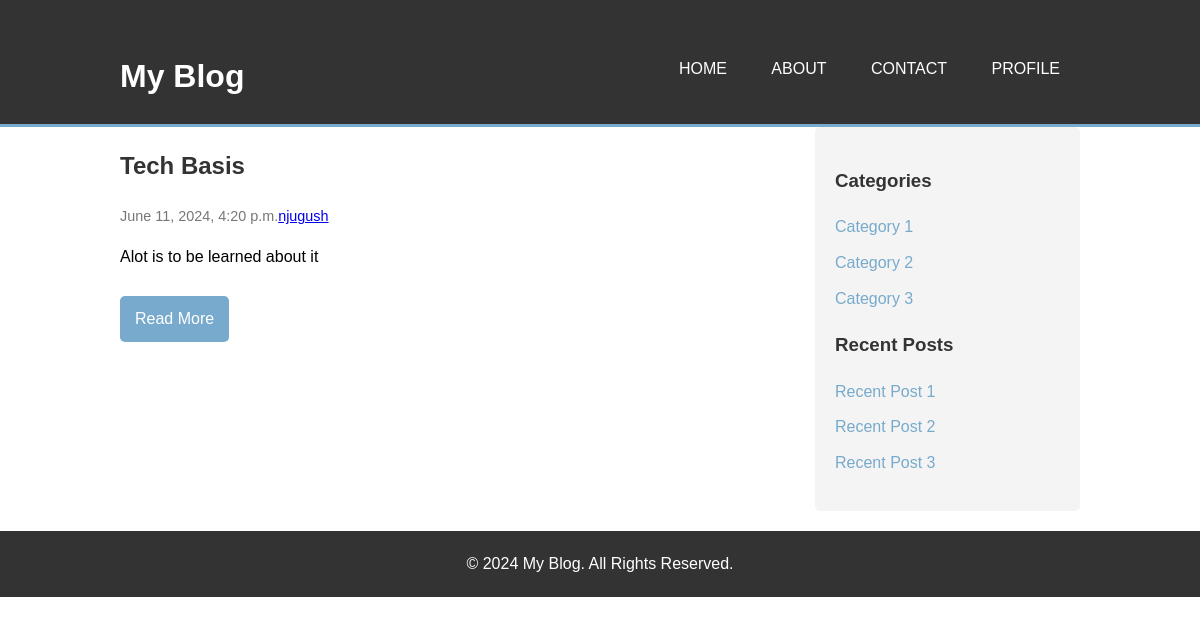
The app's page /, older data.
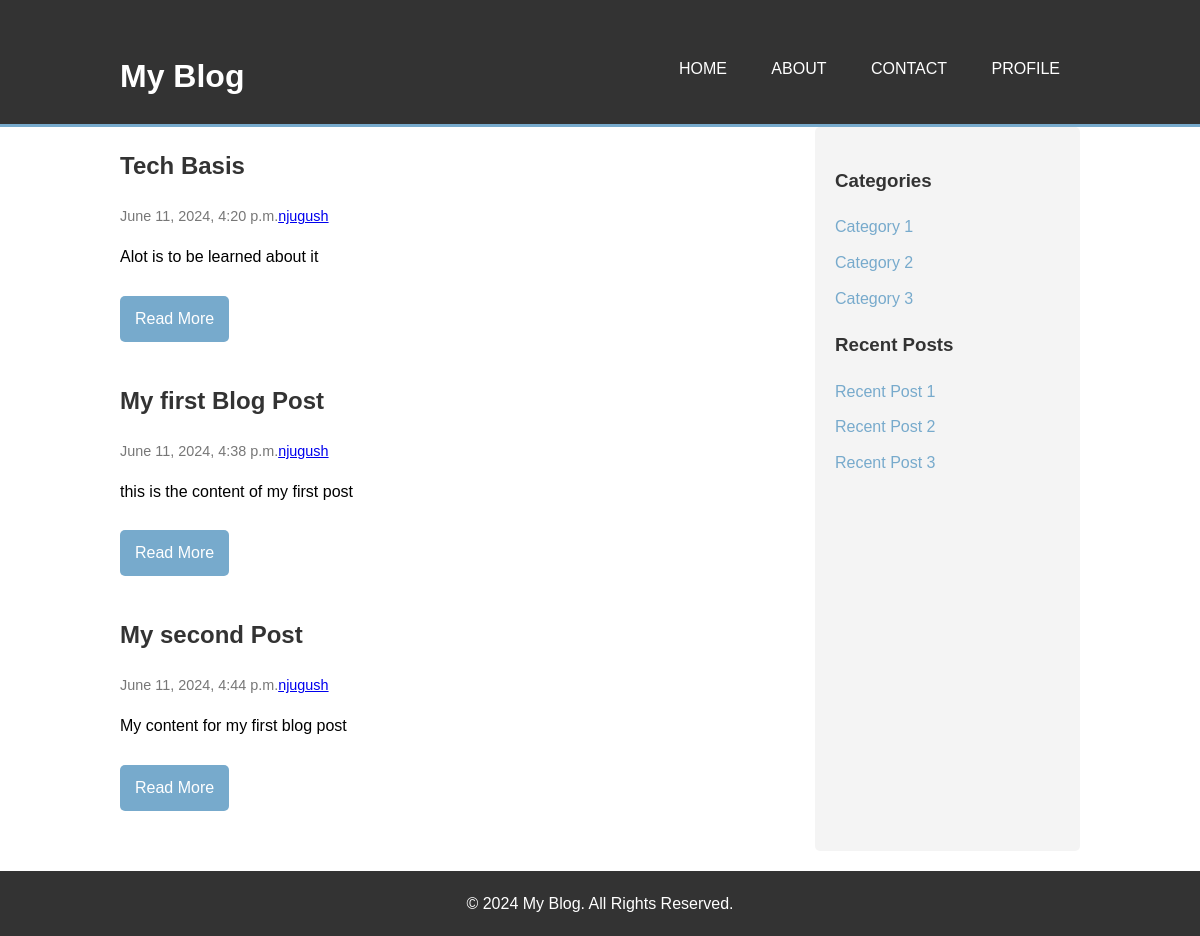
The same page, newer data.
### blog_app/models.py (models this page shows, shortened)
class Post(models.Model):
    title = models.CharField(max_length=100)
    content = models.TextField()
    date_posted = models.DateTimeField(default=timezone.now)
    author = models.ForeignKey(User, on_delete=models.CASCADE)

### blog_app/views.py (the view)
# urls.py: path('',views.home, name='home'),
def home(request):
    posts = Post.objects.all()
    context = {
        "posts": posts
    }
    return render(request,'blog_app/home.html',context)

### templates/blog_app/home.html (shortened to what this page needs)
{% extends "blog_app/base.html" %}
  {% block content %}
<main class="container">
  <section class="blog-posts">
    {% if posts %}
    {% for post in posts%}
    <article class="post">
      <h2>{{post.title}}</h2>
      <p class="post-meta">{{post.date_posted}}<a href="#">{{post.author}}</a></p>
      <p>
        {{post.content}}
      </p>
      <a href="{% url 'post_detail'  post.id %}" class="read-more">Read More</a>
    </article>
    {% endfor%}
    {% endif %}
  </section>
  <aside class="sidebar">
    <h3>Categories</h3>
    <ul>
      <li><a href="#">Category 1</a></li>
      <li><a href="#">Category 2</a></li>
      <li><a href="#">Category 3</a></li>
    </ul>
    <h3>Recent Posts</h3>
    <ul>
      <li><a href="#">Recent Post 1</a></li>
      <li><a href="#">Recent Post 2</a></li>
      <li><a href="#">Recent Post 3</a></li>
    </ul>
  </aside>
</main>
{% endblock%}

### templates/blog_app/base.html (shortened to what this page needs)
{% load static %}
<!DOCTYPE html>
<html lang="en">
  <head>
    <link rel="stylesheet" href="{% static "blogApp/main.css" %}" />
  </head>
  <body>
    <header>
      <div class="container">
        <h1>My Blog</h1>
        <nav>
          <ul>
            <li><a href="{% url 'home' %}">Home</a></li>
            <li><a href="#">About</a></li>
            <li><a href="#">Contact</a></li>
            <li><a href="{% url 'profile' user.username %}">Profile</a></li>
          </ul>
        </nav>
      </div>
    </header>
    {% block content %}
    {% endblock %}
    <footer>
      <div class="container">
        <p>&copy; 2024 My Blog. All Rights Reserved.</p>
      </div>
    </footer>
  </body>
</html>

### static/blogApp/main.css (style rules this page uses)
body { font-family: Arial, sans-serif; line-height: 1.6; margin: 0; padding: 0; }
.container { width: 80%; margin: auto; overflow: hidden; }
header { background: #333; color: #fff; padding-top: 30px; min-height: 70px; border-bottom: #77aacc 3px solid; }
header a { color: #fff; text-decoration: none; text-transform: uppercase; font-size: 16px; }
header ul { padding: 0; list-style: none; }
header li { display: inline; padding: 0 20px 0 20px; }
header h1 { float: left; }
header nav { float: right; margin-top: 10px; }
main { display: flex; justify-content: space-between; margin-top: 20px; }
.blog-posts { flex: 3; margin-right: 20px; }
.post { margin-bottom: 40px; }
.post h2 { color: #333; }
.post-meta { color: #777; font-size: 0.9em; }
.read-more { display: inline-block; margin-top: 10px; background: #77aacc; color: #fff; padding: 10px 15px; text-decoration: none; border-radius: 5px; }
.sidebar { flex: 1; background: #f4f4f4; padding: 20px; border-radius: 5px; }
.sidebar h3 { color: #333; }
.sidebar ul { list-style: none; padding: 0; }
.sidebar li { margin-bottom: 10px; }
.sidebar a { text-decoration: none; color: #77aacc; }
footer { background: #333; color: #fff; text-align: center; padding: 20px 0; margin-top: 20px; }
footer p { margin: 0; }

Row changes from the older to the newer data that the page shows:
added Post: title "My first Blog Post", date_posted "June 11, 2024, 4:38 p.m.", author "njugush", content "this is the content of my first post"
added Post: title "My second Post", date_posted "June 11, 2024, 4:44 p.m.", author "njugush", content "My content for my first blog post"
